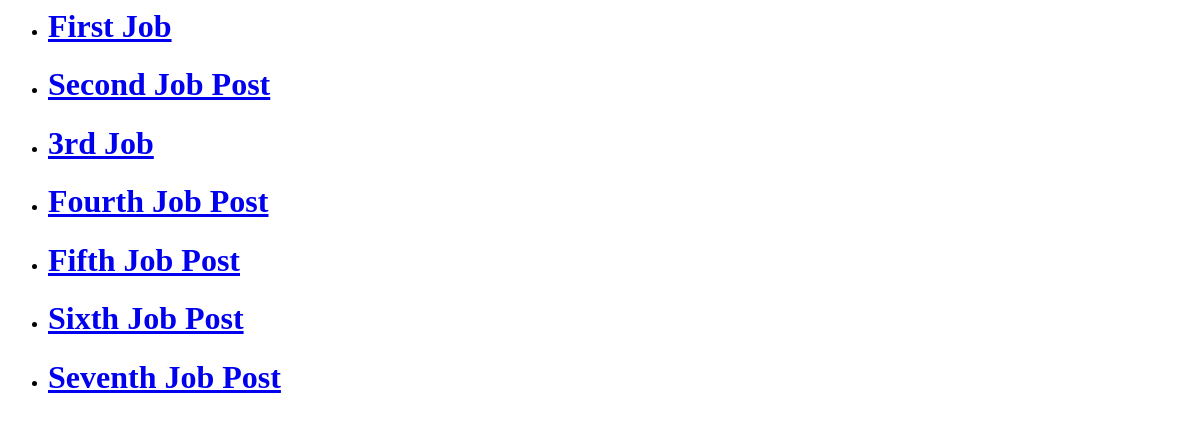
/, run on an earlier commit of the app's database.
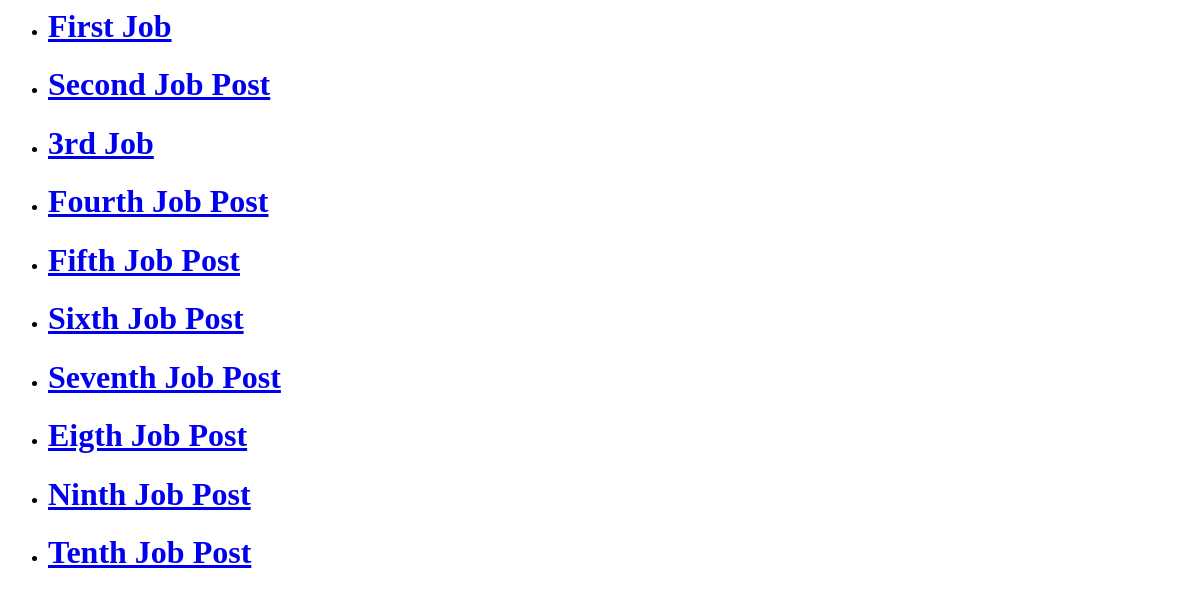
And on a later commit of the database.
### app/models.py (models this page shows, shortened)
class JobPost (models.Model):
    title = models.CharField(max_length=200)
    description = models.CharField(max_length=200)
    date = models.DateTimeField(auto_now_add=True)
    salary = models.IntegerField()
    slug = models.SlugField(null=True, max_length=40, unique=True)
    Location = models.OneToOneField(
        Location, on_delete=models.CASCADE, null=True)
    author = models.ForeignKey(Author, on_delete=models.CASCADE, null=True)
    skills = models.ManyToManyField(
        Skills) # if there's no foreign key than you shouldn't use on_delete command
    def __str__(self):
        return self.title

### app/views.py (the view)
# urls.py: path('', job_list, name='jobs_home'),
def job_list(request):
    jobs = JobPost.objects.all()
    context = {"job": jobs
               }
    return render(request, 'app/job_des.html', context)

### app/templates/app/job_des.html
    <ul>
        {%for el in job%}
            <li>
                <h1>
                 <a href= "{% url 'jobs_des' el.id %}">{{el}}</a>
                </h1>
                </li>
        {% endfor %}
    </ul>

What changed in the data, as far as the page shows it:
added JobPost: title "Eigth Job Post"
added JobPost: title "Ninth Job Post"
added JobPost: title "Tenth Job Post"
